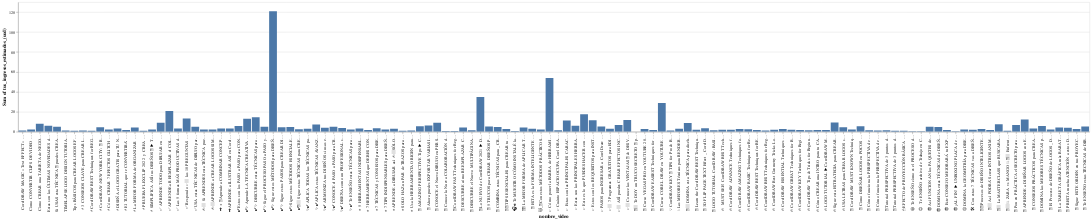

Source (notebook cell):
### Markdown cell above
Tal y como se mencionó en el análisis exploratorio de datos a priori, los usuarios han parecido mostrar mayor interés en los videos cuya temática es Corel Draw. Acá se observa como el video con más horas de visualización está asociado a dicha temática

### Code cell
DeepnoteChart(df_data_tabla_contenido, """{"mark":{"clip":true,"type":"bar","color":"#4c78a8","tooltip":true},"config":{"legend":{}},"$schema":"https://vega.github.io/schema/vega-lite/v5.json","encoding":{"x":{"sort":null,"type":"nominal","field":"nombre_video","scale":{"type":"linear"}},"y":{"sort":null,"type":"quantitative","field":"tus_ingresos_estimados_(usd)","scale":{"type":"linear"},"aggregate":"sum"}}}""")
